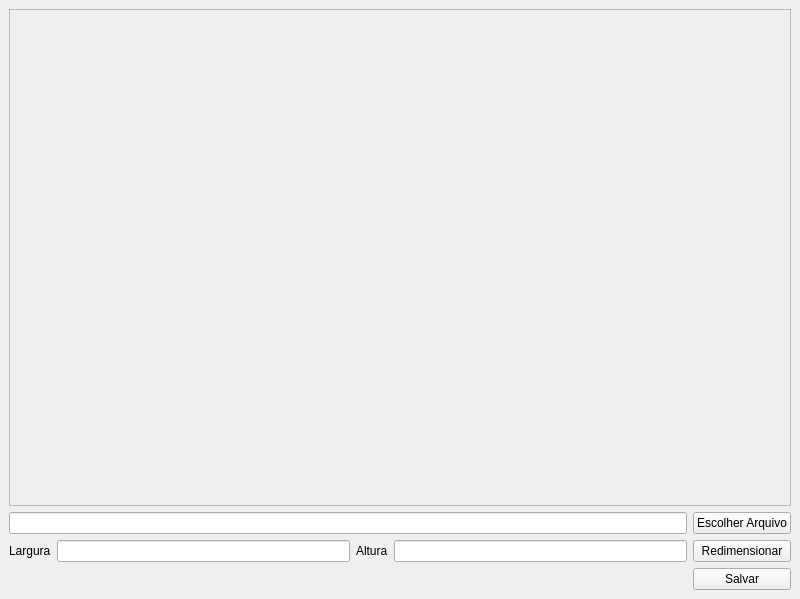
<?xml version="1.0" encoding="UTF-8"?>
<ui version="4.0">
 <class>MainWindow</class>
 <widget class="QMainWindow" name="MainWindow">
  <property name="geometry">
   <rect>
    <x>0</x>
    <y>0</y>
    <width>800</width>
    <height>599</height>
   </rect>
  </property>
  <property name="windowTitle">
   <string>Redimensionar Imagem</string>
  </property>
  <widget class="QWidget" name="centralwidget">
   <layout class="QGridLayout" name="gridLayout">
    <item row="2" column="2">
     <widget class="QLabel" name="label_2">
      <property name="text">
       <string>Altura</string>
      </property>
     </widget>
    </item>
    <item row="2" column="4">
     <widget class="QPushButton" name="btnRedimensionar">
      <property name="text">
       <string>Redimensionar</string>
      </property>
     </widget>
    </item>
    <item row="2" column="1">
     <widget class="QLineEdit" name="inputLargura"/>
    </item>
    <item row="2" column="0">
     <widget class="QLabel" name="label">
      <property name="text">
       <string>Largura</string>
      </property>
     </widget>
    </item>
    <item row="2" column="3">
     <widget class="QLineEdit" name="inputAltura"/>
    </item>
    <item row="3" column="4">
     <widget class="QPushButton" name="btnSalvar">
      <property name="text">
       <string>Salvar</string>
      </property>
     </widget>
    </item>
    <item row="0" column="0" colspan="5">
     <widget class="QScrollArea" name="scrollArea">
      <property name="widgetResizable">
       <bool>true</bool>
      </property>
      <widget class="QWidget" name="scrollAreaWidgetContents">
       <property name="geometry">
        <rect>
         <x>0</x>
         <y>0</y>
         <width>780</width>
         <height>492</height>
        </rect>
       </property>
       <layout class="QGridLayout" name="gridLayout_2">
        <item row="0" column="0">
         <widget class="QLabel" name="labelImg">
          <property name="text">
           <string/>
          </property>
         </widget>
        </item>
       </layout>
      </widget>
     </widget>
    </item>
    <item row="1" column="4">
     <widget class="QPushButton" name="btnEscolherArquivo">
      <property name="text">
       <string>Escolher Arquivo</string>
      </property>
     </widget>
    </item>
    <item row="1" column="0" colspan="4">
     <widget class="QLineEdit" name="inputAbriArquivo"/>
    </item>
   </layout>
  </widget>
 </widget>
 <resources/>
 <connections/>
</ui>
